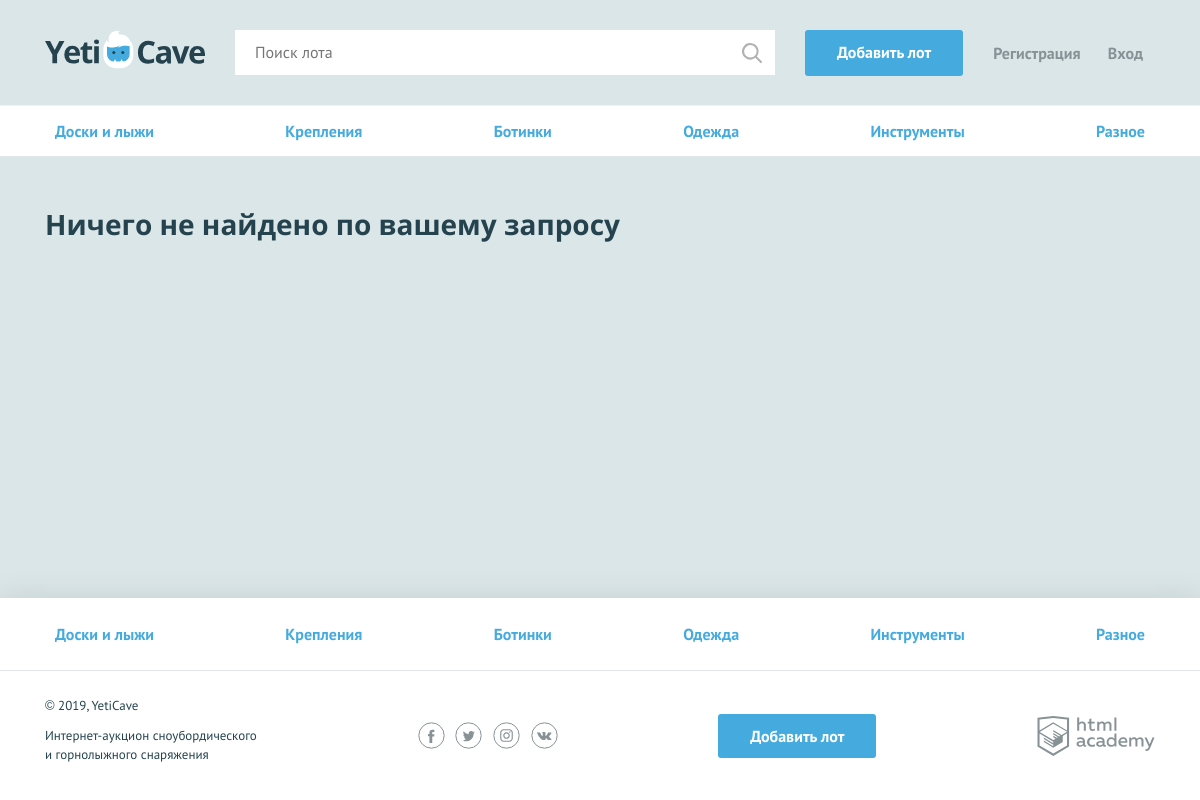
Screenshot of /search.php with the database file from the repository.
### tables this page shows
CREATE TABLE categories (
  id INT UNSIGNED NOT NULL AUTO_INCREMENT PRIMARY KEY,
  symbol CHAR(64) NOT NULL UNIQUE,
  name CHAR(64) NOT NULL 
);

### inc/functions.php (called while the page is built, shortened)
<?php
function include_template($name, array $data = [])
{
    $name = 'templates/' . $name;
    extract($data);
    include $name;
    $result = ob_get_clean();
    return $result;
}

### inc/queries.php (called while the page is built, shortened)
<?php
function getCategories($conn)
{
    $sql = 'SELECT * FROM categories';
    $result = mysqli_query($conn, $sql);
    return mysqli_fetch_all($result, MYSQLI_ASSOC);
}

### inc/general.php (called while the page is built, shortened)
<?php
$conn = getConn();
$categories = getCategories($conn);

### templates/search.php (the view, shortened to what this page needs)
<nav class="nav">
  <ul class="nav__list container">
    <?php foreach ($categories as $category) : ?>
      <li class="nav__item">
        <a href="/all-lots.php?category_id=<?= $category['id']; ?>"><?= htmlspecialchars($category['name']); ?></a>
      </li>
    <?php endforeach; ?>
  </ul>
</nav>
<div class="container">
  <section class="lots">
    <?php $whatIsThis = empty($items) ? 'Ничего не найдено по вашему запросу' : 'Результаты поиска по запросу: '; ?>
    <h2><?= $whatIsThis ?> <?= !empty($search) ? '<span>«' . $search . '»</span>' : ''; ?></h2>
  </section>
</div>

### templates/layout.php (shortened to what this page needs)
<!DOCTYPE html>
<html lang="ru">
<head>
    <link href="../css/normalize.min.css" rel="stylesheet">
    <link href="../css/style.css" rel="stylesheet">
    <link href="../css/flatpickr.min.css" rel="stylesheet">
</head>
<body>
<div class="page-wrapper">
<header class="main-header">
    <div class="main-header__container container">
        <a class="main-header__logo" href="/">
            <img src="../img/logo.svg" width="160" height="39" alt="Логотип компании YetiCave">
        </a>
        <form class="main-header__search" method="get" action="/search.php" autocomplete="off">
            <input type="search" name="search" placeholder="Поиск лота">
            <input class="main-header__search-btn" type="submit" name="find" value="Найти">
        </form>
        <a class="main-header__add-lot button" href="/add.php">Добавить лот</a>
        <nav class="user-menu">
            <?php if (isset($_SESSION['user'])) : ?>
            <div class="user-menu__logged">
                <p><?= htmlspecialchars($_SESSION['user']['name']); ?></p>
                <a class="user-menu__bets" href="/my-bets.php">Мои ставки</a>
                <a class="user-menu__logout" href="/logout.php">Выход</a>
            </div>
            <?php else : ?>
            <ul class="user-menu__list">
                <li class="user-menu__item">
                    <a href="/sign-up.php">Регистрация</a>
                </li>
                <li class="user-menu__item">
                    <a href="/login.php">Вход</a>
                </li>
            </ul>
            <?php endif; ?>
        </nav>
    </div>
</header>
<main class="<?= $page_style_main ?? ''; ?>">
    <?= $content; ?>
</main>
</div>
<footer class="main-footer">
    <nav class="nav">
        <ul class="nav__list container">
        <?php foreach ($categories as $category) : ?>
          <li class="nav__item">
            <a href="/all-lots.php?category_id=<?= $category['id']; ?>"><?= htmlspecialchars($category['name']); ?></a>
          </li>
        <?php endforeach; ?>
        </ul>
    </nav>
    <div class="main-footer__bottom container">
        <div class="main-footer__copyright">
            <p>© 2019, YetiCave</p>
            <p>Интернет-аукцион сноубордического и горнолыжного снаряжения</p>
        </div>
        <div class="main-footer__social social">
            <a class="social__link social__link--facebook" href="#">
            </a>
            <a class="social__link social__link--twitter" href="#">
            </a>
            <a class="social__link social__link--instagram" href="#">
            </a>
            <a class="social__link social__link--vkontakte" href="#">
            </a>
        </div>
        <a class="main-footer__add-lot button" href="/add.php">Добавить лот</a>
        <div class="main-footer__developed-by">
            <a class="logo-academy" href="https://htmlacademy.ru/intensive/php">
            </a>
        </div>
    </div>
</footer>
</body>
</html>

### css/style.css (style rules this page uses)
html, body { height: 100%; }
.page-wrapper { display: flex; flex-direction: column; min-height: 100%; margin-bottom: -202px; }
.page-wrapper::after { content: ""; display: block; }
.page-wrapper::after { height: 85px; }
main { margin-bottom: 202px; }
body { min-width: 1140px; background-color: #dbe6e9; font-family: "PT Sans", sans-serif; font-weight: 400; font-size: 16px; line-height: 26px; color: #25434e; }
a { text-decoration: none; }
h2 { margin: 0; font-family: "Open Sans", sans-serif; font-size: 28px; line-height: 35px; font-weight: 700; }
.container { width: 1110px; margin: 0 auto; padding: 0 15px; }
.button { display: block; padding: 9px 32px; background-color: #45abde; color: #ffffff; text-align: center; font-weight: 700; border: none; border-radius: 3px; }
.main-header { padding: 30px 0 29px; border-bottom: 1px solid rgba(255, 255, 255, 0.5); }
.main-header__container { display: -webkit-flex; display: -ms-flexbox; display: flex; -webkit-justify-content: flex-start; -ms-flex-pack: start; justify-content: flex-start; }
.main-header__logo { display: block; margin-right: 30px; }
.main-header__search { position: relative; width: 540px; margin-right: 30px; }
.main-header__search input[type="search"] { width: 100%; padding: 8px 19px 9px 19px; border: 1px solid #ffffff; }
.main-header__search-btn { content: ""; position: absolute; top: 3px; right: 3px; width: 20px; height: 20px; padding: 20px; background: url("../img/search.svg") center no-repeat; opacity: 0.3; border: 0; font-size: 0; }
.main-header__add-lot { max-width: 160px; margin-right: 30px; }
.user-menu__list { display: -webkit-flex; display: -ms-flexbox; display: flex; -webkit-justify-content: space-between; -ms-flex-pack: justify; justify-content: space-between; -webkit-flex-wrap: wrap; -ms-flex-wrap: wrap; flex-wrap: wrap; width: 150px; margin: 0; margin-top: 10px; padding: 0; list-style: none; }
.user-menu__item a { color: #879296; font-weight: 700; }
.user-menu { display: -webkit-flex; display: -ms-flexbox; display: flex; }
.main-footer { background-color: #ffffff; box-shadow: 0 0 30px 0 rgba(0, 0, 0, 0.1); }
.main-footer__bottom { display: -webkit-flex; display: -ms-flexbox; display: flex; -webkit-justify-content: space-between; -ms-flex-pack: justify; justify-content: space-between; -webkit-align-items: center; -ms-flex-align: center; align-items: center; padding: 25px 0; }
.main-footer__copyright { max-width: 212px; }
.main-footer__copyright p { margin: 0; margin-bottom: 11px; font-size: 13px; line-height: 19px; }
.main-footer__social { width: 140px; }
.social { display: -webkit-flex; display: -ms-flexbox; display: flex; -webkit-justify-content: space-between; -ms-flex-pack: justify; justify-content: space-between; -webkit-flex-wrap: wrap; -ms-flex-wrap: wrap; flex-wrap: wrap; }
.social__link { width: 27px; height: 27px; }
.logo-academy { display: block; width: 118px; height: 40px; }
.nav { background-color: #ffffff; border-bottom: 1px solid #e1e6e7; }
.nav__list { display: -webkit-flex; display: -ms-flexbox; display: flex; -webkit-justify-content: space-between; -ms-flex-pack: justify; justify-content: space-between; -webkit-flex-wrap: wrap; -ms-flex-wrap: wrap; flex-wrap: wrap; list-style: none; }
.nav__item a { position: relative; display: block; padding: 12px 10px; font-weight: 700; color: #45abde; }
.nav__item a::before { content: ""; display: none; position: absolute; bottom: 0; width: calc(100% - 20px); height: 3px; background-color: #e2e5e6; }
.main-footer .nav__item a { padding: 23px 10px; }
.lots { padding-top: 50px; }
.lots h2 { padding-bottom: 42px; }

### rows the page displays
categories: name "Доски и лыжи"
categories: name "Крепления"
categories: name "Ботинки"
categories: name "Одежда"
categories: name "Инструменты"
categories: name "Разное"

### other values shown
$whatIsThis "Ничего не найдено по вашему запросу"
